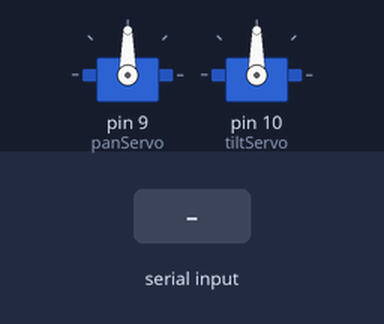
A sketch run on a simulated Arduino Uno, built with avr-gcc and run on an emulated ATmega328P. Shown: 2 × servo. The test bench sets the inputs (shaded band).

Above: at 1.2 s.
1.3 s: "90,45\n" received over Serial
At 2.1 s:
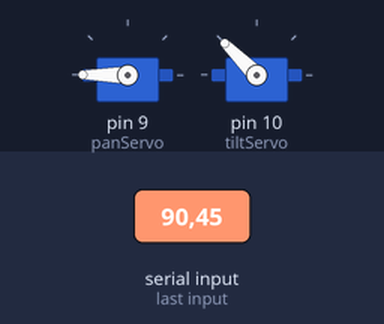
2.8 s: "30,150\n" received over Serial
At 3.3 s:
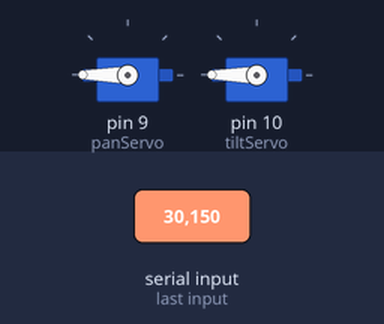
Timing chart, 0 to 5.8 s (numbered marks = the images above; inputs shaded):
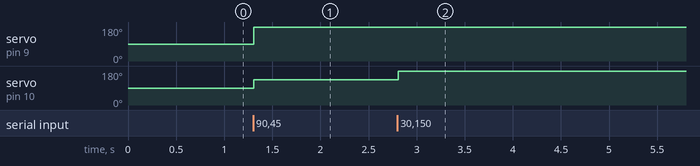

The sketch:

turret.ino
```cpp
#include <Servo.h>

Servo panServo;
Servo tiltServo;

int panPos = 90;
int tiltPos = 90;
char buf[32];

void setup() {
    Serial.begin(9600);
    panServo.attach(9);
    tiltServo.attach(10);
    panServo.write(panPos);
    tiltServo.write(tiltPos);
}

void loop() {
    if (Serial.available()) {
        int len = Serial.readBytesUntil('\n', buf, 31);
        if (len > 0) {
            buf[len] = '\0';
            char* comma = strchr(buf, ',');
            if (comma) {
                *comma = '\0';
                int pd = atoi(buf);
                int td = atoi(comma + 1);

                panPos += pd;
                tiltPos += td;

                panPos = constrain(panPos, 0, 180);
                tiltPos = constrain(tiltPos, 0, 180);

                panServo.write(panPos);
                tiltServo.write(tiltPos);
            }
        }
    }
}
```

Measured:
- after the input at 1.3 s, servo on pin 9 (panServo): 90° → 180° at once; servo on pin 10 (tiltServo): 90° → 135° at once
- after the input at 2.8 s, servo on pin 10 (tiltServo): 135° → 180° at once
